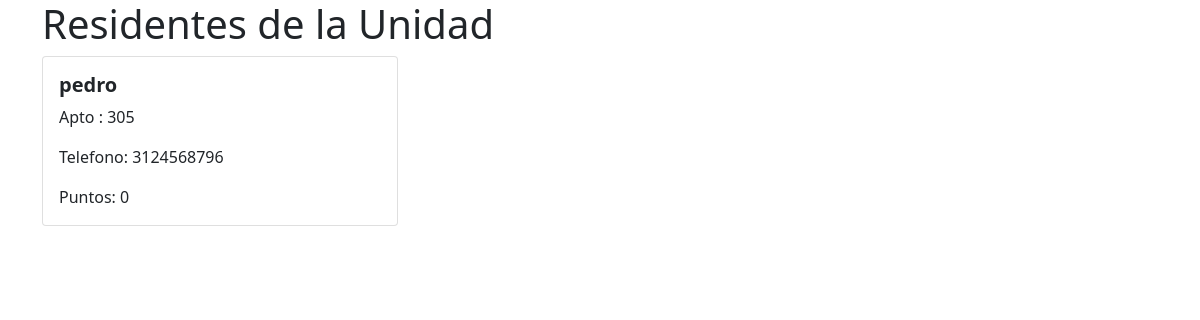
The page /residentes on the database as committed earlier.
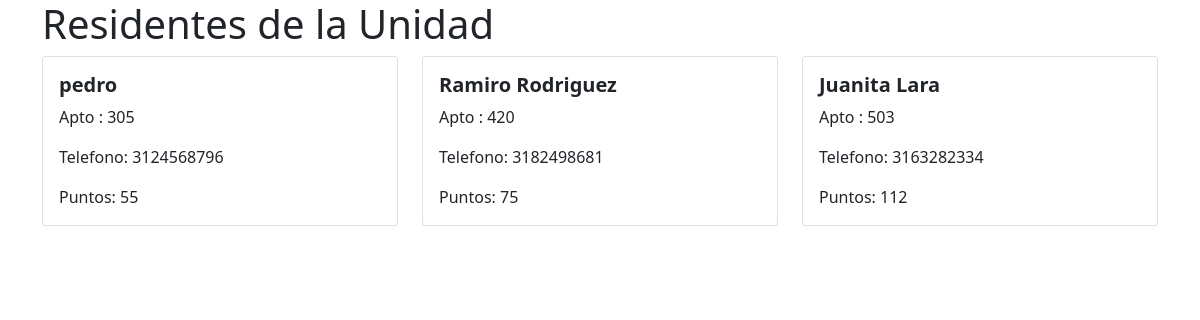
The same page on the database as committed later.
### pagina/models.py (models this page shows)
class Residente(models.Model):
    nombre = models.CharField(max_length=100)
    apartamento = models.CharField(max_length=50)
    cedula = models.IntegerField()
    telefono = models.IntegerField()
    carnet = models.CharField(max_length=50)
    puntos = models.IntegerField(blank=True)

### pagina/views.py (the view)
# urls.py: path('residentes', paginaViews.residentes),
def residentes(request):
    searchTerm = request.GET.get('buscarResidentes')
    if searchTerm:
        residentes = Residente.objects.filter(title__icontains=searchTerm)
    else:
        residentes = Residente.objects.all()
    return render(request, 'residentes.html', {'searchTerm':searchTerm, 'residentes':residentes})

### pagina/templates/residentes.html (shortened to what this page needs)
<head>
    <link href="https://cdn.jsdelivr.net/npm/bootstrap@5.1.3/dist/css/bootstrap.min.css" rel="stylesheet">
</head>
<div class="container">
    <h1>Residentes de la Unidad</h1>
    <div class="row row-cols1 row-cols-md-3 g-4">
        {% for residente in residentes %}
        <div v-for="residente in residentes" class="col">
            <div class="card">
                <div class="card-body">
                    <h5 class="card-title fw-bold">{{ residente.nombre }}</h5>
                    <p class="card-text">Apto : {{ residente.apartamento }}</p>
                    <p class="card-text">Telefono: {{ residente.telefono }}</p>
                    <p class="card-text">Puntos: {{ residente.puntos }}</p>
                </div>
            </div>
        </div>
        {% endfor %}
    </div>
    <br/>
</div>

Rows that differ between the two databases and show on the page:
changed Residente "pedro": puntos "0" → "55"
added Residente: nombre "Ramiro Rodriguez", apartamento "420", telefono "3182498681", puntos "75"
added Residente: nombre "Juanita Lara", apartamento "503", telefono "3163282334", puntos "112"
